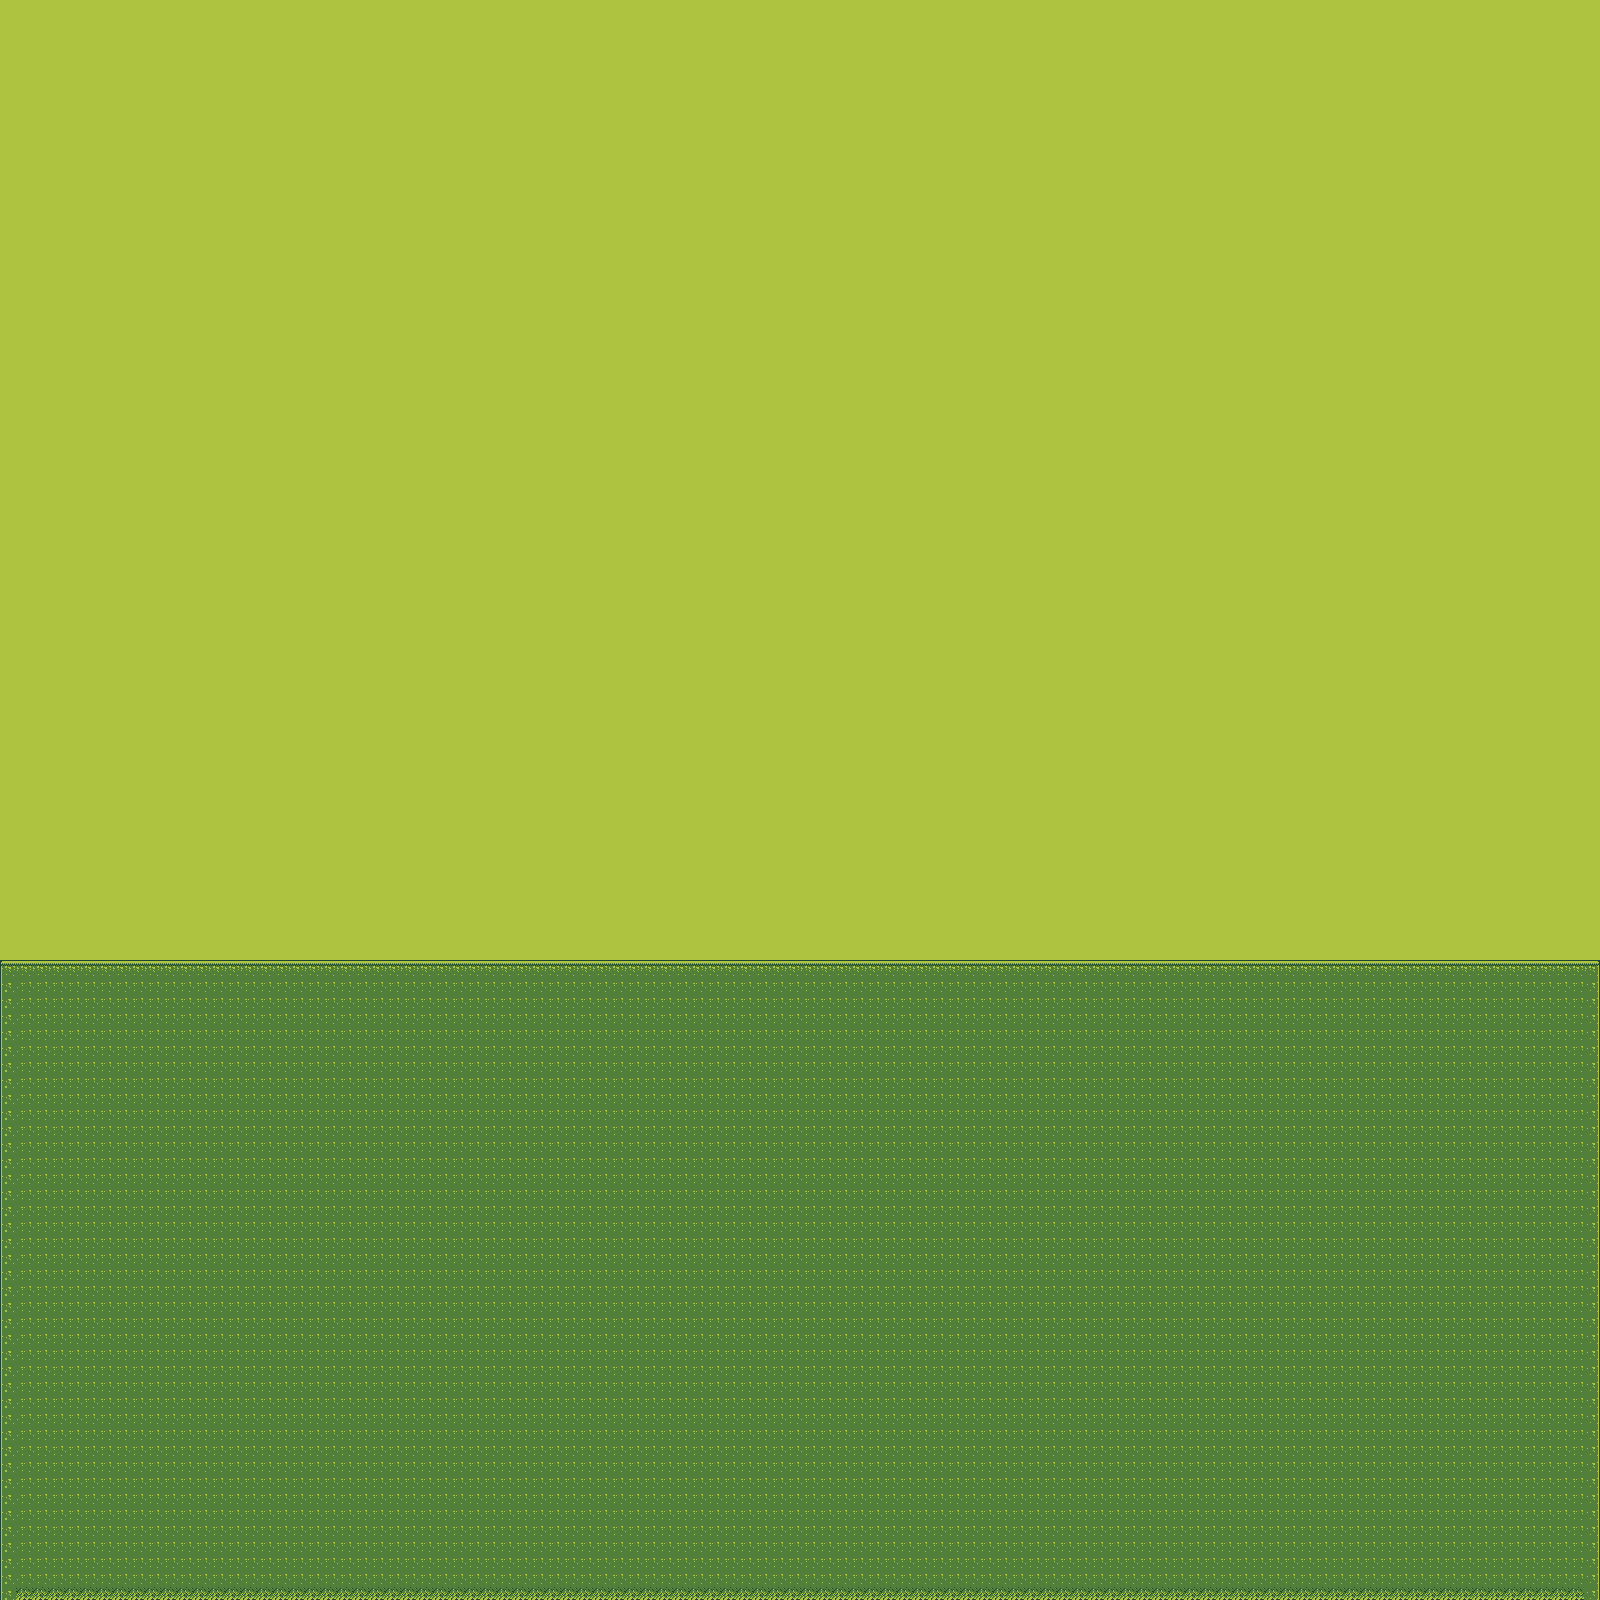

The image is a tile-based game level rendered from a .tmx file. Its description and source (layers, tilesets, objects; grid data summarised) follow:
An orthogonal 100x100 tile map with 16x16 px tiles, 2 tile layers (Sky, Ground).

<map version="1.10" tiledversion="1.11.0" orientation="orthogonal" renderorder="left-down" width="100" height="100" tilewidth="16" tileheight="16" infinite="0" nextlayerid="3" nextobjectid="1">
 <tileset firstgid="1" source="Gameboy.tsx" />
 <layer id="1" name="Sky" width="100" height="100">
  <data>[10000 cells, 6000 non-empty, 1 distinct tile ids]</data>
 </layer>
 <layer id="2" name="Ground" width="100" height="100">
  <data>[10000 cells, 4000 non-empty, 7 distinct tile ids]</data>
 </layer>
</map>
